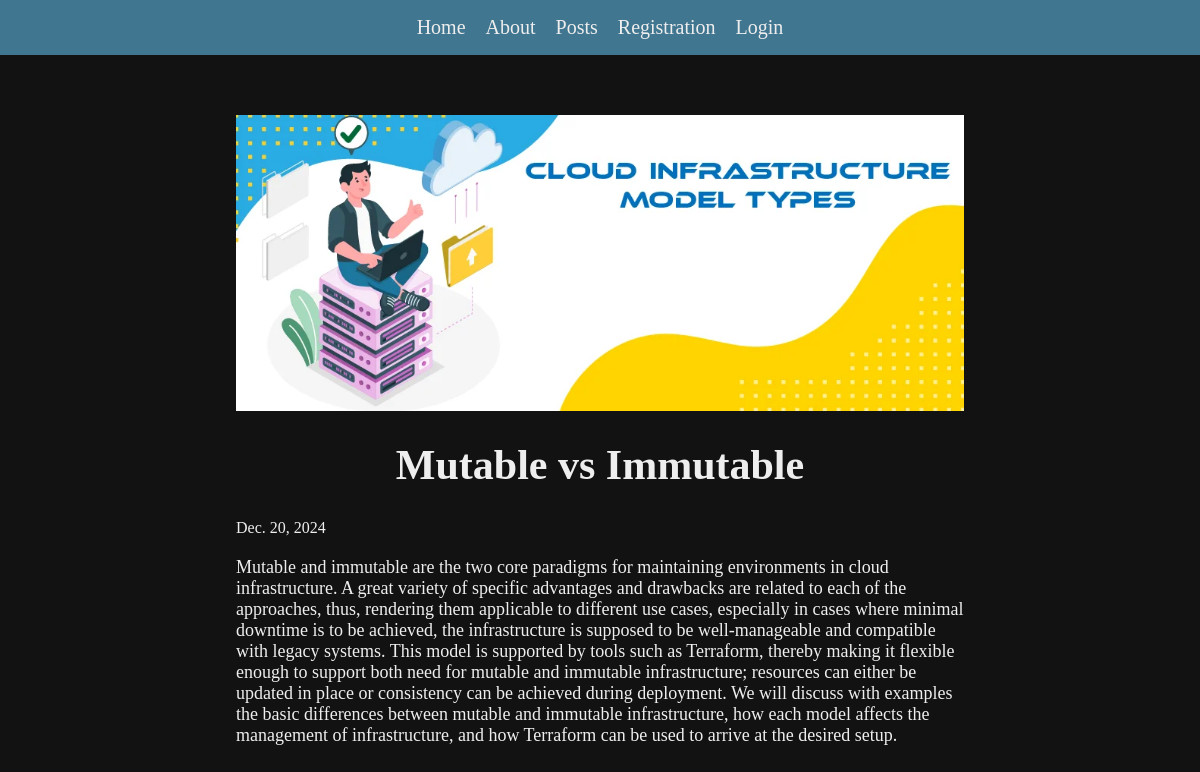
Screenshot of /posts/second-post/ with the database file from the repository.
### posts/models.py (models this page shows, shortened)
class Post(models.Model):
  title = models.CharField(max_length=75)
  body = models.TextField()
  slug = models.SlugField()
  date = models.DateField(auto_now_add=True)
  banner = models.ImageField(default='fallback.png', blank=True, null=True)

### posts/views.py (the view)
# urls.py: path('<slug:slug>/', views.post_page, name='page'),
def post_page(request, slug):
  post = Post.objects.get(slug=slug)
  return render(request, 'posts/post_page.html', {'post': post})

### posts/templates/posts/post_page.html (shortened to what this page needs)
{% extends 'layout.html' %}
{% block content %}
  <section>
    <div class="container">
      <img
      class="banner"
      src="{{ post.banner.url }}"
      alt="{{ post.title }}"/>
      <h2 class="title">{{ post.title }}</h2>
      <p class="date">{{ post.date }}</p>
      <p class="text">{{ post.body }}</p>
    </div>
  </section>
{% endblock%}

### static/css/style.css (style rules this page uses)
*, *::before, *::after { box-sizing: border-box; padding: 0; margin: 0; }
body { min-height: 100vh; width: 100%; display: flex; flex-direction: column; font-size: 3rem; background-color: #121212; color: #eeeeee; margin: 0 auto; }
img { display: block; max-width: 100%; height: auto; width: 100%; }
a, p, h1, h2, h3, h4 { margin: 0; padding: 0; }
section { width: 100%; height: 100%; padding: 60px 0; }
.container { max-width: 100%; width: 360px; padding: 0 20px; margin: 0 auto; }
@media screen and (min-width: 480px) { .container { width: 480px; margin: 0 auto; } }
@media screen and (min-width: 768px) { .container { width: 768px; margin: 0 auto; } }
.title { font-size: 42px; text-align: center; margin-bottom: 30px; }
.date { font-size: 16px; margin-bottom: 20px; }
.text { font-size: 18px; }
.banner { display: block; width: 100%; max-width: 800px; margin: 0 auto; margin-bottom: 30px; }

### rows the page displays
Post: banner (picture), title "Mutable vs Immutable", date "Dec. 20, 2024", body "Mutable and immutable are the two core paradigms for maintaining environments in cloud infrastructure. A great variety of specific advantages and drawbacks are related to each of the approaches, thus, rendering them applicable to different use cases, especially in cases where minimal downtime is to be achieved, the infrastructure is supposed to be well-manageable and compatible with legacy systems. This model is supported by tools such as Terraform, thereby making it flexible enough to support both need for mutable and immutable infrastructure; resources can either be updated in place or consistency can be achieved during deployment. We will discuss with examples the basic differences…"
